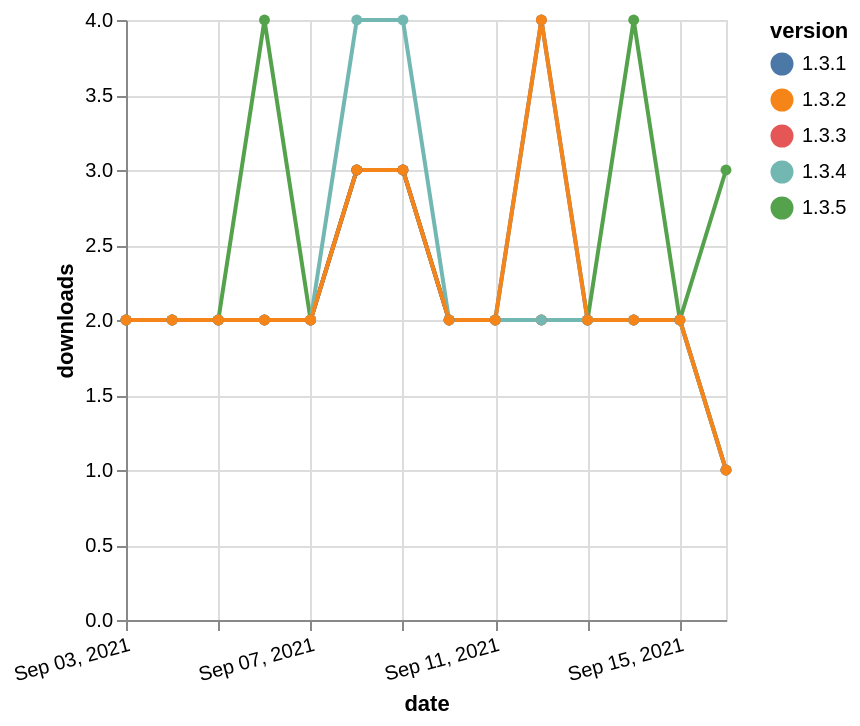

Source (Vega-Lite JSON):
### Vega-Lite specification from a JSON file in a GitHub repository (floating-point values rounded to 4 significant figures)
{"$schema": "https://vega.github.io/schema/vega-lite/v5.json", "description": "A simple bar chart with embedded data.", "data": {"values": [{"date": "2021-09-03", "total": 330, "delta": 2, "version": "1.3.5"}, {"date": "2021-09-04", "total": 332, "delta": 2, "version": "1.3.5"}, {"date": "2021-09-05", "total": 334, "delta": 2, "version": "1.3.5"}, {"date": "2021-09-06", "total": 338, "delta": 4, "version": "1.3.5"}, {"date": "2021-09-07", "total": 340, "delta": 2, "version": "1.3.5"}, {"date": "2021-09-08", "total": 343, "delta": 3, "version": "1.3.5"}, {"date": "2021-09-09", "total": 346, "delta": 3, "version": "1.3.5"}, {"date": "2021-09-10", "total": 348, "delta": 2, "version": "1.3.5"}, {"date": "2021-09-11", "total": 350, "delta": 2, "version": "1.3.5"}, {"date": "2021-09-12", "total": 352, "delta": 2, "version": "1.3.5"}, {"date": "2021-09-13", "total": 354, "delta": 2, "version": "1.3.5"}, {"date": "2021-09-14", "total": 358, "delta": 4, "version": "1.3.5"}, {"date": "2021-09-15", "total": 360, "delta": 2, "version": "1.3.5"}, {"date": "2021-09-16", "total": 363, "delta": 3, "version": "1.3.5"}, {"date": "2021-09-03", "total": 578, "delta": 2, "version": "1.3.3"}, {"date": "2021-09-04", "total": 580, "delta": 2, "version": "1.3.3"}, {"date": "2021-09-05", "total": 582, "delta": 2, "version": "1.3.3"}, {"date": "2021-09-06", "total": 584, "delta": 2, "version": "1.3.3"}, {"date": "2021-09-07", "total": 586, "delta": 2, "version": "1.3.3"}, {"date": "2021-09-08", "total": 589, "delta": 3, "version": "1.3.3"}, {"date": "2021-09-09", "total": 592, "delta": 3, "version": "1.3.3"}, {"date": "2021-09-10", "total": 594, "delta": 2, "version": "1.3.3"}, {"date": "2021-09-11", "total": 596, "delta": 2, "version": "1.3.3"}, {"date": "2021-09-12", "total": 598, "delta": 2, "version": "1.3.3"}, {"date": "2021-09-13", "total": 600, "delta": 2, "version": "1.3.3"}, {"date": "2021-09-14", "total": 602, "delta": 2, "version": "1.3.3"}, {"date": "2021-09-15", "total": 604, "delta": 2, "version": "1.3.3"}, {"date": "2021-09-16", "total": 605, "delta": 1, "version": "1.3.3"}, {"date": "2021-09-03", "total": 1219, "delta": 2, "version": "1.3.1"}, {"date": "2021-09-04", "total": 1221, "delta": 2, "version": "1.3.1"}, {"date": "2021-09-05", "total": 1223, "delta": 2, "version": "1.3.1"}, {"date": "2021-09-06", "total": 1225, "delta": 2, "version": "1.3.1"}, {"date": "2021-09-07", "total": 1227, "delta": 2, "version": "1.3.1"}, {"date": "2021-09-08", "total": 1230, "delta": 3, "version": "1.3.1"}, {"date": "2021-09-09", "total": 1233, "delta": 3, "version": "1.3.1"}, {"date": "2021-09-10", "total": 1235, "delta": 2, "version": "1.3.1"}, {"date": "2021-09-11", "total": 1237, "delta": 2, "version": "1.3.1"}, {"date": "2021-09-12", "total": 1241, "delta": 4, "version": "1.3.1"}, {"date": "2021-09-13", "total": 1243, "delta": 2, "version": "1.3.1"}, {"date": "2021-09-14", "total": 1245, "delta": 2, "version": "1.3.1"}, {"date": "2021-09-15", "total": 1247, "delta": 2, "version": "1.3.1"}, {"date": "2021-09-16", "total": 1248, "delta": 1, "version": "1.3.1"}, {"date": "2021-09-03", "total": 545, "delta": 2, "version": "1.3.4"}, {"date": "2021-09-04", "total": 547, "delta": 2, "version": "1.3.4"}, {"date": "2021-09-05", "total": 549, "delta": 2, "version": "1.3.4"}, {"date": "2021-09-06", "total": 551, "delta": 2, "version": "1.3.4"}, {"date": "2021-09-07", "total": 553, "delta": 2, "version": "1.3.4"}, {"date": "2021-09-08", "total": 557, "delta": 4, "version": "1.3.4"}, {"date": "2021-09-09", "total": 561, "delta": 4, "version": "1.3.4"}, {"date": "2021-09-10", "total": 563, "delta": 2, "version": "1.3.4"}, {"date": "2021-09-11", "total": 565, "delta": 2, "version": "1.3.4"}, {"date": "2021-09-12", "total": 567, "delta": 2, "version": "1.3.4"}, {"date": "2021-09-13", "total": 569, "delta": 2, "version": "1.3.4"}, {"date": "2021-09-14", "total": 571, "delta": 2, "version": "1.3.4"}, {"date": "2021-09-15", "total": 573, "delta": 2, "version": "1.3.4"}, {"date": "2021-09-16", "total": 574, "delta": 1, "version": "1.3.4"}, {"date": "2021-09-03", "total": 1069, "delta": 2, "version": "1.3.2"}, {"date": "2021-09-04", "total": 1071, "delta": 2, "version": "1.3.2"}, {"date": "2021-09-05", "total": 1073, "delta": 2, "version": "1.3.2"}, {"date": "2021-09-06", "total": 1075, "delta": 2, "version": "1.3.2"}, {"date": "2021-09-07", "total": 1077, "delta": 2, "version": "1.3.2"}, {"date": "2021-09-08", "total": 1080, "delta": 3, "version": "1.3.2"}, {"date": "2021-09-09", "total": 1083, "delta": 3, "version": "1.3.2"}, {"date": "2021-09-10", "total": 1085, "delta": 2, "version": "1.3.2"}, {"date": "2021-09-11", "total": 1087, "delta": 2, "version": "1.3.2"}, {"date": "2021-09-12", "total": 1091, "delta": 4, "version": "1.3.2"}, {"date": "2021-09-13", "total": 1093, "delta": 2, "version": "1.3.2"}, {"date": "2021-09-14", "total": 1095, "delta": 2, "version": "1.3.2"}, {"date": "2021-09-15", "total": 1097, "delta": 2, "version": "1.3.2"}, {"date": "2021-09-16", "total": 1098, "delta": 1, "version": "1.3.2"}]}, "width": "container", "mark": {"type": "line", "point": {"filled": true}}, "encoding": {"x": {"field": "date", "type": "temporal", "timeUnit": "yearmonthdate", "title": "date", "axis": {"labelAngle": -15}}, "y": {"field": "delta", "type": "quantitative", "title": "downloads"}, "color": {"field": "version", "type": "nominal"}, "tooltip": {"field": "delta"}}}
